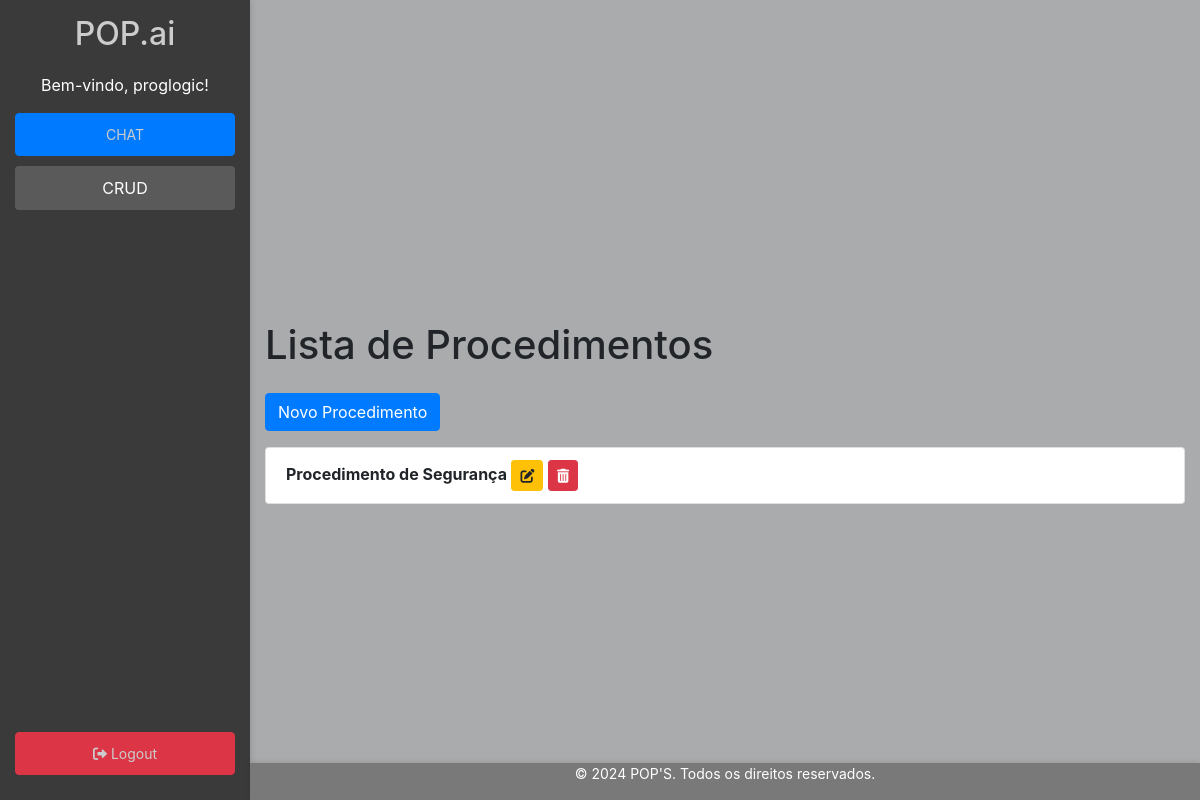
Page /procedimentos/lista (signed in) on the earlier database version.
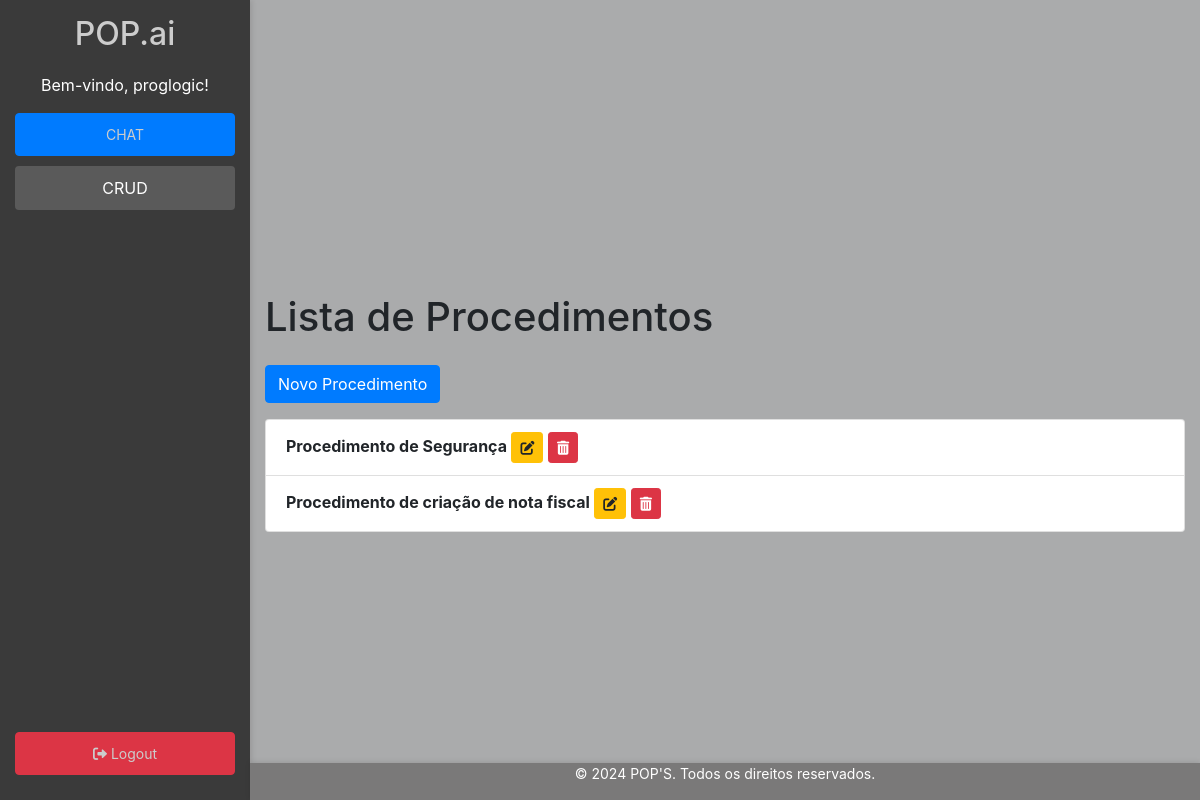
Same page on the later database version.
### main/models.py (models this page shows, shortened)
class Procedimento(models.Model):
    nome = models.CharField(max_length=200, unique=True)
    descricao = models.TextField()
    passos = models.TextField()
    criado_em = models.DateTimeField(auto_now_add=True)
    atualizado_em = models.DateTimeField(auto_now=True)

### main/views.py (the view)
# urls.py: path('procedimentos/lista', views.procedimento_list, name='procedimento_list'),
@login_required
def procedimento_list(request):
    procedimentos = Procedimento.objects.all()
    return render(request, 'main/procedimento_list.html', {'procedimentos': procedimentos})

### main/templates/main/procedimento_list.html (shortened to what this page needs)
{% extends 'base.html' %}
{% block content %}
    <div class="container">
        <h1 class="my-4">Lista de Procedimentos</h1>
        <a class="btn btn-primary mb-3" href="{% url 'procedimento_create' %}">Novo Procedimento</a>
        <ul class="list-group">
            {% for procedimento in procedimentos %}
                <li class="list-group-item d-flex justify-content-between align-items-center">
                    <div>
                    <strong>{{ procedimento.nome }}</strong>
                        <a class="btn btn-warning btn-sm" href="{% url 'procedimento_update' procedimento.pk %}">
                            <i class="fas fa-edit"></i>
                        </a>
                        <a class="btn btn-danger btn-sm" href="{% url 'procedimento_delete' procedimento.pk %}">
                            <i class="fas fa-trash-alt"></i>
                        </a>
                    </div>
                </li>
            {% endfor %}
        </ul>
    </div>
{% endblock %}

### main/templates/base.html (shortened to what this page needs)
{% load static %}
<!DOCTYPE html>
<html lang="pt-br">
<head>
    <link rel="stylesheet" href="{% static 'css/styles.css' %}">
    <link rel="stylesheet" href="https://cdnjs.cloudflare.com/ajax/libs/font-awesome/6.0.0-beta3/css/all.min.css">
    <link rel="stylesheet" href="https://stackpath.bootstrapcdn.com/bootstrap/4.5.2/css/bootstrap.min.css">
</head>
<body>
    <div class="d-flex">
        <div class="sidebar">
            <h2>POP.ai</h2>
            {% if user.is_authenticated %}
                <p class="text-center">Bem-vindo, {{ user.username }}!</p>
            {% endif %}
            <a href="{% url 'chat_page' %}" class="btn btn-primary btn-sm btn-block">CHAT</a>
            <div class="dropdown">
                <button class="dropbtn">CRUD</button>
            </div>
            {% if user.is_authenticated %}
            <div class="logout-container">
                <a href="{% url 'logout' %}" class="btn btn-danger btn-sm btn-block">
                    <i class="fas fa-sign-out-alt"></i> Logout
                </a>
            </div>
            {% else %}
                <a href="{% url 'login' %}" class="btn btn-primary btn-sm btn-block">
                    <i class="fas fa-sign-in-alt"></i> Login
                </a>
            {% endif %}
        </div>
        <div class="content">
            {% block content %}{% endblock %}
        </div>
    </div>
    <footer>
        <p>&copy; 2024 POP'S. Todos os direitos reservados.</p>
    </footer>
</body>
</html>

### static/css/styles.css (style rules this page uses)
body { display: flex; margin: 0; font-family: Arial, sans-serif; height: 100vh; color: #333; background-color: #aaabac; }
.sidebar { width: 250px; background-color: #3a3a3a; color: white; padding: 15px; flex-shrink: 0; display: flex; flex-direction: column; height: 100vh; position: fixed; left: 0; top: 0; box-shadow: 2px 0 5px rgba(0, 0, 0, 0.1); }
.logout-container { margin-top: auto; text-align: center; }
.sidebar h2 { margin: 0 0 20px; color: #cccccc; text-align: center; }
.sidebar a { display: block; padding: 10px; color: #cccccc; text-decoration: none; border-radius: 4px; margin-bottom: 10px; transition: background-color 0.2s; }
.content { display: flex; justify-content: center; align-items: center; height: 100vh; width: calc(100vw - 250px); background-color: #aaabac; box-sizing: border-box; margin-left: 250px; }
footer { background-color: #7a7979; color: white; text-align: center; padding: 0px; font-size: 14px; box-shadow: 0 -1px 5px rgba(0, 0, 0, 0.1); position: fixed; bottom: 0; width: calc(100% - 250px); margin-left: 250px; }
.dropdown { position: relative; display: inline-block; }
.dropbtn { background-color: #5a5a5a; color: white; padding: 10px; font-size: 16px; border: none; cursor: pointer; width: 100%; text-align: center; border-radius: 4px; }
button { padding: 10px; border: none; border-radius: 5px; background-color: #4f4f4f; color: white; cursor: pointer; }

Differences in the rows shown:
added Procedimento: nome "Procedimento de criação de nota fiscal"
